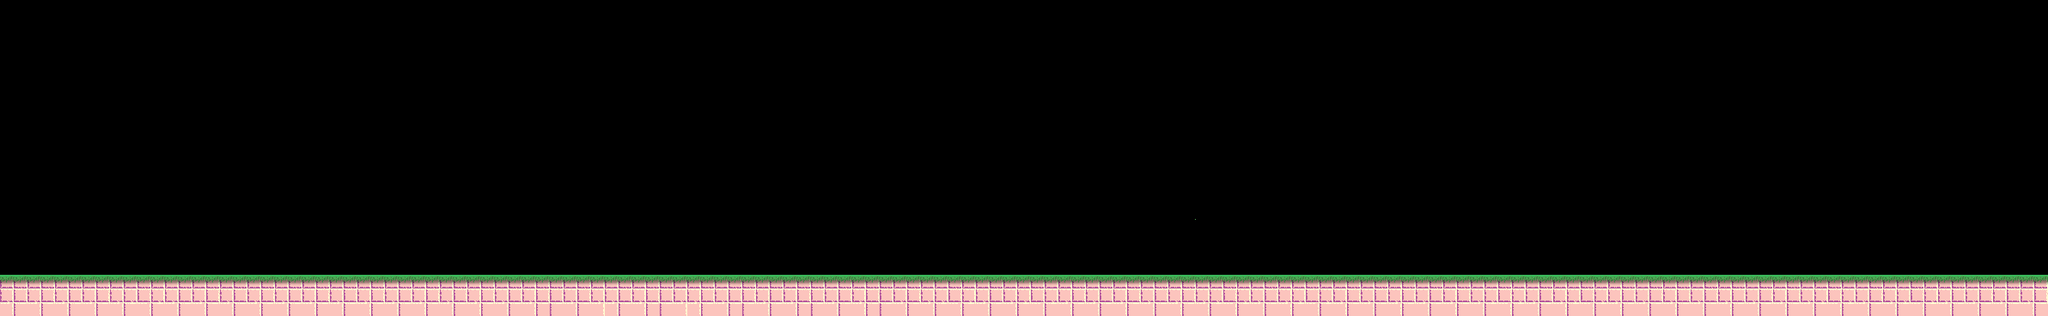

The image is a tile-based game level rendered from a .tmx file. Its description and source (layers, tilesets, objects; grid data summarised) follow:
An orthogonal 149x23 tile map with 16x16 px tiles, 2 tile layers (ground, grass) and 2 objects.

<map version="1.5" tiledversion="1.7.0" orientation="orthogonal" renderorder="right-down" width="149" height="23" tilewidth="16" tileheight="16" infinite="0" nextlayerid="8" nextobjectid="1104">
 <editorsettings>
  <export target="../2.lua" format="lua" />
 </editorsettings>
 <tileset firstgid="1" name="tiles" tilewidth="16" tileheight="16" tilecount="56" columns="14">
  <image source="../../assets/tiles.png" width="224" height="64" />
 </tileset>
 <layer id="1" name="ground" width="149" height="23">
  <data>[3427 cells, 474 non-empty, 7 distinct tile ids]</data>
 </layer>
 <layer id="3" name="grass" width="149" height="23">
  <data>[3427 cells, 392 non-empty, 5 distinct tile ids]</data>
 </layer>
 <objectgroup color="#ff0000" id="5" name="solid">
  <object id="4" x="-0.333667" y="322.334" width="2386.5" height="21.3333">
   <properties>
    <property name="collidable" type="bool" value="true" />
   </properties>
  </object>
  <object id="18" x="-3.49998" y="-0.833283" width="5.66663" height="321">
   <properties>
    <property name="collidable" type="bool" value="true" />
   </properties>
  </object>
 </objectgroup>
 <objectgroup color="#6901df" id="7" name="entity" />
</map>
